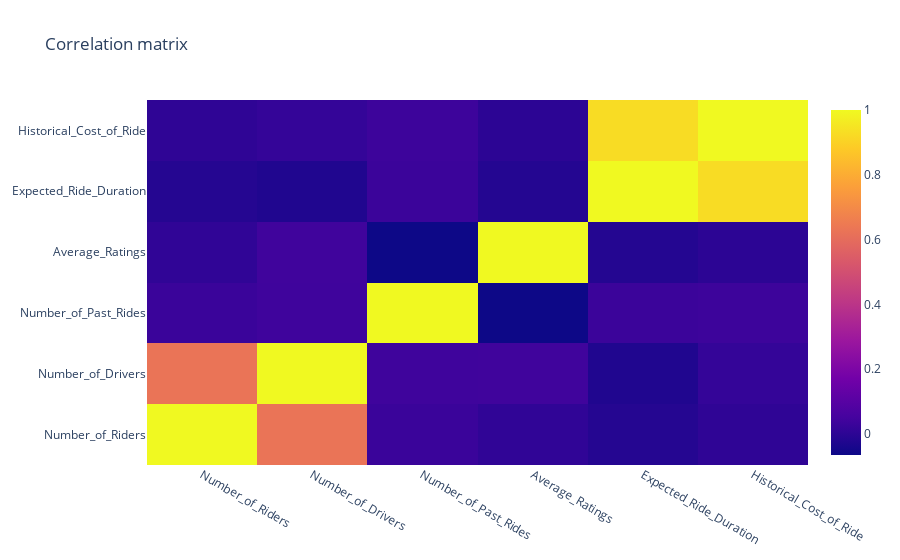

The code cell stored with this chart in its notebook:
### Code cell
#using correlation to know how features are correlated to each other
corr_matrix=data.corr()
fig=go.Figure(data=go.Heatmap(z=corr_matrix.values,y=corr_matrix.columns,x=corr_matrix.columns,colorscale='Plasma'))
fig.update_layout(title='Correlation matrix')
fig.show()

### Figure 1 — Plotly figure (JSON) as saved in the notebook; plotly's stock layout.template omitted (floating-point values rounded to 4 significant figures)
{"data": [{"colorscale": [[0, "#0d0887"], [0.1111, "#46039f"], [0.2222, "#7201a8"], [0.3333, "#9c179e"], [0.4444, "#bd3786"], [0.5556, "#d8576b"], [0.6667, "#ed7953"], [0.7778, "#fb9f3a"], [0.8889, "#fdca26"], [1, "#f0f921"]], "type": "heatmap", "x": ["Number_of_Riders", "Number_of_Drivers", "Number_of_Past_Rides", "Average_Ratings", "Expected_Ride_Duration", "Historical_Cost_of_Ride"], "y": ["Number_of_Riders", "Number_of_Drivers", "Number_of_Past_Rides", "Average_Ratings", "Expected_Ride_Duration", "Historical_Cost_of_Ride"], "z": [[1, 0.627, 0.02927, 0.008572, -0.01586, 0.005826], [0.627, 1, 0.03966, 0.0412, -0.02442, 0.01708], [0.02927, 0.03966, 1, -0.06473, 0.03068, 0.03586], [0.008572, 0.0412, -0.06473, 1, -0.01697, -0.001063], [-0.01586, -0.02442, 0.03068, -0.01697, 1, 0.9275], [0.005826, 0.01708, 0.03586, -0.001063, 0.9275, 1]]}], "layout": {"title": {"text": "Correlation matrix"}}}
